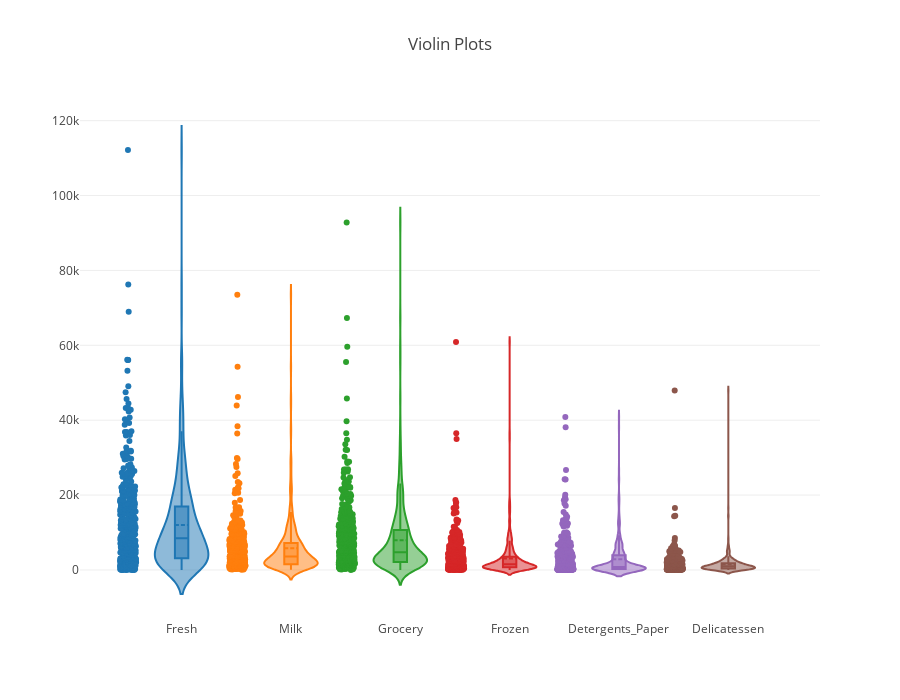

Notebook code for this chart:
### Code cell
plot_data = []
for column in data.columns:
    trace = {
            "type": 'violin',
            "y": data[column],
            "name": column,
            "box": {
                "visible": True
            },
            "meanline": {
                "visible": True
            },
            "points": 'all',
            "pointpos": -2,
        }
    plot_data.append(trace)

        
fig = {
    "data": plot_data,
    "layout" : {
        "title": "Violin Plots",
        "showlegend": False,
        "yaxis": {
            "zeroline": False,
 
        },
        "height": 700
    }
}


py.iplot(fig)

### Figure 1 — Plotly figure (JSON) as saved in the notebook; plotly's stock layout.template omitted (floating-point values rounded to 4 significant figures; data arrays with more than 128 entries replaced by an {"elided": "..."} marker saying what was removed)
{"data": [{"box": {"visible": true}, "meanline": {"visible": true}, "name": "Fresh", "pointpos": -2, "points": "all", "type": "violin", "uid": "818c9912-c167-11e8-b188-e4a7a085a6b4", "y": {"elided": "440 int values"}}, {"box": {"visible": true}, "meanline": {"visible": true}, "name": "Milk", "pointpos": -2, "points": "all", "type": "violin", "uid": "818c9913-c167-11e8-99ec-e4a7a085a6b4", "y": {"elided": "440 int values"}}, {"box": {"visible": true}, "meanline": {"visible": true}, "name": "Grocery", "pointpos": -2, "points": "all", "type": "violin", "uid": "818c9914-c167-11e8-8e32-e4a7a085a6b4", "y": {"elided": "440 int values"}}, {"box": {"visible": true}, "meanline": {"visible": true}, "name": "Frozen", "pointpos": -2, "points": "all", "type": "violin", "uid": "818c9915-c167-11e8-ad73-e4a7a085a6b4", "y": {"elided": "440 int values"}}, {"box": {"visible": true}, "meanline": {"visible": true}, "name": "Detergents_Paper", "pointpos": -2, "points": "all", "type": "violin", "uid": "818c9916-c167-11e8-8892-e4a7a085a6b4", "y": {"elided": "440 int values"}}, {"box": {"visible": true}, "meanline": {"visible": true}, "name": "Delicatessen", "pointpos": -2, "points": "all", "type": "violin", "uid": "818c9917-c167-11e8-ad4a-e4a7a085a6b4", "y": {"elided": "440 int values"}}], "layout": {"height": 700, "showlegend": false, "title": "Violin Plots", "yaxis": {"zeroline": false}}}
